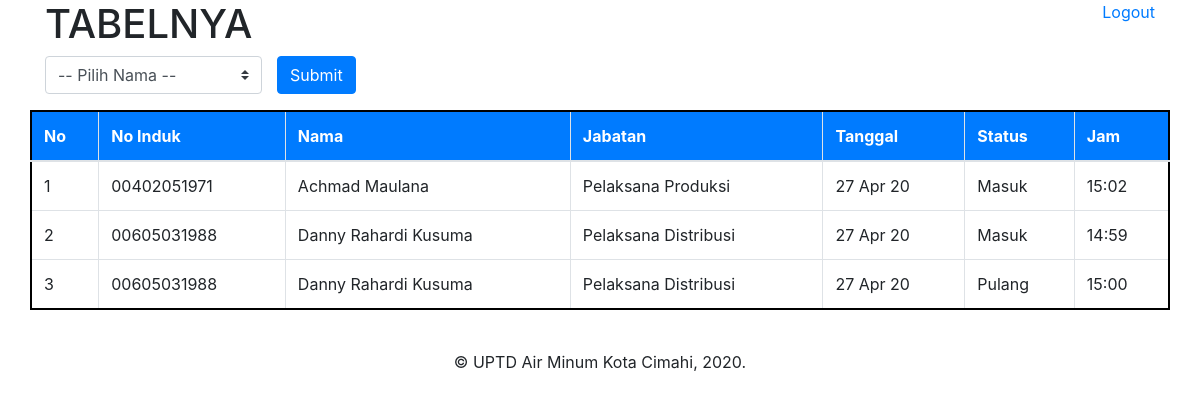
The page /app/table.php (signed in) on the database its author committed.
### tables this page shows
CREATE TABLE `absensi` (
  `id` int(11) NOT NULL,
  `no_induk` varchar(100) NOT NULL,
  `tanggal` timestamp NOT NULL DEFAULT CURRENT_TIMESTAMP ON UPDATE CURRENT_TIMESTAMP,
  `status_absen` varchar(20) NOT NULL
);

CREATE TABLE `karyawan` (
  `id` int(11) NOT NULL,
  `no_induk` varchar(11) NOT NULL,
  `nama` varchar(150) NOT NULL,
  `jabatan` varchar(150) NOT NULL
);

### function/function.php (called while the page is built, shortened)
<?php
function run($query) {
  global $link;
  return mysqli_query($link, $query);
}
function tampilkan_absen() {
  $query = "SELECT * FROM absensi JOIN karyawan ON absensi.no_induk = karyawan.no_induk";
  return run($query);
}

### app/table.php (the view, shortened to what this page needs)
<?php
require_once "../db/db.php";
require_once "../function/function.php";
require_once "../assets/view/header.php";
$no = 1;
$absen = tampilkan_absen();
?>
<div class="row">
  <div class="col">
    <h1>TABELNYA</h1>
  </div>
  <div class="col text-right">
    <p><a href="logout.php">Logout</a></p>
  </div>
</div>
<div class="row mb-3">
  <form action="" method="post" class="form-inline">
    <div class="col">
      <select class="custom-select" name="nama">
        <option selected>-- Pilih Nama --</option>
      </select>
    </div>
    <button type="submit" name="filter" class="btn btn-primary">Submit</button>
  </form>
</div>
<div class="row">
  <table class="table table-hover table-bordered" style="border: 2px solid black;">
    <thead>
      <tr class="bg-primary text-white">
        <th scope="col">No</th>
        <th scope="col">No Induk</th>
        <th scope="col">Nama</th>
        <th scope="col">Jabatan</th>
        <th scope="col">Tanggal</th>
        <th scope="col">Status</th>
        <th scope="col">Jam</th>
      </tr>
    </thead>
    <tbody>
      <?php while($row = mysqli_fetch_assoc($absen)): ?>
      <tr>
        <td><?=$no++;?></td>
        <td><?=$row['no_induk'];?></td>
        <td><?=$row['nama'];?></td>
        <td><?=$row['jabatan'];?></td>
        <td><?=date('d M y', strtotime($row['tanggal']));?></td>
        <td><?=$row['status_absen'];?></td>
        <td><?=date('H:i', strtotime($row['tanggal']));?></td>
      </tr>
      <?php endwhile; ?>
    </tbody>
  </table>
</div>
<?php require_once "../assets/view/footer.php";?>

### assets/view/header.php (shortened to what this page needs)
<!DOCTYPE html>
<html lang="id">
<head>
  <link rel="stylesheet" href="https://stackpath.bootstrapcdn.com/bootstrap/4.4.1/css/bootstrap.min.css">
</head>
<body>
  <div class="container">

### assets/view/footer.php (shortened to what this page needs)
</div>
<footer class="text-center mt-4">
  <p>&copy; UPTD Air Minum Kota Cimahi, 2020.</p>
</footer>
</body>
</html>

### rows shown on the page
absensi: karyawan.no_induk "00402051971", karyawan.nama "Achmad Maulana", karyawan.jabatan "Pelaksana Produksi", tanggal "27 Apr 20", status_absen "Masuk", tanggal "15:02"
absensi: karyawan.no_induk "00605031988", karyawan.nama "Danny Rahardi Kusuma", karyawan.jabatan "Pelaksana Distribusi", tanggal "27 Apr 20", status_absen "Masuk", tanggal "14:59"
absensi: karyawan.no_induk "00605031988", karyawan.nama "Danny Rahardi Kusuma", karyawan.jabatan "Pelaksana Distribusi", tanggal "27 Apr 20", status_absen "Pulang", tanggal "15:00"
